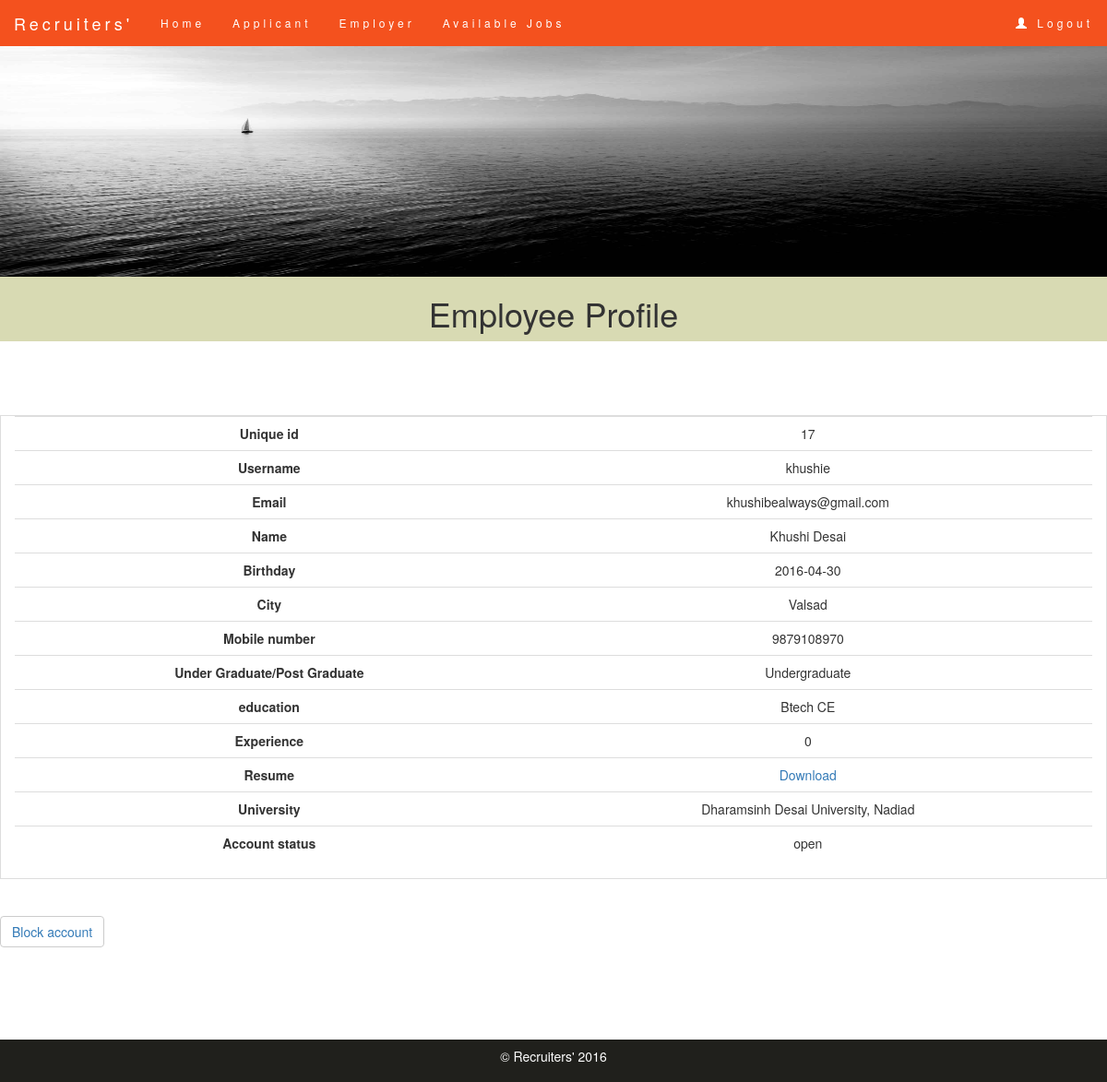
/admin/viewemployeeprofile.php?id=17 (signed in), run on the app's committed database.
### tables this page shows
CREATE TABLE IF NOT EXISTS `employees` (
  `id` int(11) NOT NULL AUTO_INCREMENT,
  `username` varchar(10) NOT NULL,
  `email` varchar(255) NOT NULL,
  `password` varchar(50) NOT NULL,
  `fname` varchar(25) NOT NULL,
  `birthday` date NOT NULL,
  `city` varchar(50) NOT NULL,
  `number` bigint(12) NOT NULL,
  `experience` varchar(20) NOT NULL,
  `education` varchar(255) NOT NULL,
  `resume` varchar(500) NOT NULL,
  `univ` varchar(50) NOT NULL,
  `year` int(11) NOT NULL,
  `closejob` varchar(10) NOT NULL DEFAULT 'open',
  `showjob` int(11) NOT NULL,
  `propic` varchar(50) NOT NULL,
  PRIMARY KEY (`id`)
);

### admin/viewemployeeprofile.php (the view, shortened to what this page needs)
<!DOCTYPE html>
<html lang="en">
<head>
    <link rel="stylesheet" href="http://maxcdn.bootstrapcdn.com/bootstrap/3.3.6/css/bootstrap.min.css">
   <link rel="stylesheet" href="\PHPProject\main.css">
</head>
<body>
    <nav class="navbar navbar-default navbar-fixed-top">
    <div class="container-fluid">
    <div class="navbar-header">
        <a class="navbar-brand" href="#">Recruiters'</a>
    </div>
    <ul class="nav navbar-nav">
        <li><a href="\PHPProject\admin\home.php">Home</a></li>
        <li ><a href="\PHPProject\admin\employee.php">Applicant</a></li>
        <li><a href="\PHPProject\admin\employer.php" >Employer</a></li>
        <li><a href="\PHPProject\admin\jobs.php">Available Jobs</a></li>
    </ul>
    <ul class="nav navbar-nav navbar-right" >
        <li><a href="\PHPProject\logout.php"><span class="glyphicon glyphicon-user"> </span>&nbsp;Logout</a></li>
    </ul>
    </div>
    </nav>
    <img class="img" src="\PHPProject\home_img.jpg.jpg" alt="home_img">
    <div class="container-fluid text-center register">
        <h1>Employee Profile</h1>
    </div>
    <br/><br/><br/><br/>
<div class="container-fluid table-bordered table-hover text-center">
<table class="table">
<tbody>
<?php
$connecion=new PDO('mysql:host=localhost;dbname=project','root','');
$statement="SELECT * FROM employees WHERE id=?";
$query=$connecion->prepare($statement);
if(!$query->execute(array($_GET['id']))){
	echo "error";
	die();
}
if(!$row=$query->fetch(PDO::FETCH_OBJ)){
	echo "not available employee details<br>";
	echo "<a href=".$_SERVER['HTTP_REFERER'].">Go Back</a>";
	die();
}
echo "<tr><td><b>Unique id</b></td>";
echo "<td>$row->id</td></tr>";
echo "<tr><td><b>Username</b></td>";
echo "<td>$row->username</td></tr>";
echo "<td><b>Email</b></td>";
echo "<td>$row->email</td></tr>";
echo "<tr><td><b>Name</b></td>";
echo "<td>$row->fname</td></tr>";
echo "<tr><td><b>Birthday</b></td>";
echo "<td>$row->birthday</td></tr>";;
echo "<tr><td><b>City</b></td>";
echo "<td>$row->city</td></tr>";
echo "<tr><td><b>Mobile number<b></td>";
echo "<td>$row->number</td></tr>";
echo "<tr><td><b>Under Graduate/Post Graduate</b></td>";
echo "<td>$row->experience</td>";
echo "<tr><td><b>education</b></td>";
echo "<td>$row->education</td></tr>";
echo "<tr><td><b>Experience</b></td>";
echo "<td>$row->year</td></tr>";
echo "<tr><td><b>Resume</b></td>";
if($row->resume==null){
	echo "<td>Not uploaded resume yet</td></tr>";
}else{
	echo "<td><a href=\"$row->resume\">Download</a>";
}
echo "<tr><td><b>University<b></td>";
echo "<td>$row->univ</td></tr>";
echo "<tr><td><b>Account status</b></td>";
echo "<td>$row->closejob</td></tr>";
echo "</tr></tbody></table></div>";
echo "<br><br>";
if($row->closejob=="open"){
	echo "<div class=\"btn btn-default\"><a href=\"blockaccount.php?id=".$_GET['id']."\">Block account</a></div>";
}else{
	echo "<div class=\"btn btn-default\"><a href=\"unblockaccount.php?id=".$_GET['id']."\">Unblock account</a></div>";
}
?>
<br/><br/><br/><br/><br/><br/>
    <footer class="container-fluid text-center copyright">
        <p>&copy; Recruiters' 2016</p>
    </footer>
</body>
</html>

### main.css (style rules this page uses)
html,body { height: 100% }
.img { position:relative; height:300px; width:100%; }
.navbar { margin-bottom: 0; background-color: #f4511e; z-index: 9999; border: 0; font-size: 12px !important; line-height: 1.42857143 !important; letter-spacing: 4px; border-radius: 0; padding-top:-10px; padding-bottom:-10px; }
.navbar li a, .navbar .navbar-brand { color: #fff !important; }
.copyright { background-color:rgb(32, 32, 28); color:white; padding:8px; }
.register { background-color:rgb(216, 218, 179); }

### data on the page
employees: id "17", username "khushie", email "khushibealways@gmail.com", fname "Khushi Desai", birthday "2016-04-30", city "Valsad", number "9879108970", experience "Undergraduate", education "Btech CE", year "0", univ "Dharamsinh Desai University, Nadiad", closejob "open"
